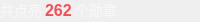
           <widget class="QWidget" name="widget_18" native="true">
            <property name="minimumSize">
             <size>
              <width>0</width>
              <height>22</height>
             </size>
            </property>
            <property name="maximumSize">
             <size>
              <width>16777215</width>
              <height>22</height>
             </size>
            </property>
            <layout class="QHBoxLayout" name="horizontalLayout_14">
             <property name="spacing">
              <number>3</number>
             </property>
             <property name="leftMargin">
              <number>0</number>
             </property>
             <property name="topMargin">
              <number>0</number>
             </property>
             <property name="rightMargin">
              <number>20</number>
             </property>
             <property name="bottomMargin">
              <number>2</number>
             </property>
             <item>
              <widget class="QLabel" name="label_6">
               <property name="styleSheet">
                <string notr="true">font-family: &quot;微软雅黑&quot;;
font-weight: 400;
font-size: 14px;
color: rgba(255, 255, 255, 0.5);
line-height: 20px;
text-align: right;
font-style: normal;</string>
               </property>
               <property name="text">
                <string>共点亮</string>
               </property>
              </widget>
             </item>
             <item>
              <widget class="QLabel" name="label_13">
               <property name="styleSheet">
                <string notr="true">font-family: &quot;微软雅黑&quot;;
font-weight: 500;
font-size: 16px;
color: #ED525A;
line-height: 22px;
font-style: normal;</string>
               </property>
               <property name="text">
                <string>262</string>
               </property>
              </widget>
             </item>
             <item>
              <widget class="QLabel" name="label_15">
               <property name="styleSheet">
                <string notr="true">font-family: &quot;微软雅黑&quot;;
font-weight: 400;
font-size: 14px;
color: rgba(255, 255, 255, 0.5);
line-height: 20px;
text-align: right;
font-style: normal;</string>
               </property>
               <property name="text">
                <string>个勋章</string>
               </property>
              </widget>
             </item>
             <item>
              <spacer name="horizontalSpacer_9">
               <property name="orientation">
                <enum>Qt::Horizontal</enum>
               </property>
               <property name="sizeHint" stdset="0">
                <size>
                 <width>40</width>
                 <height>20</height>
                </size>
               </property>
              </spacer>
             </item>
            </layout>
           </widget>
